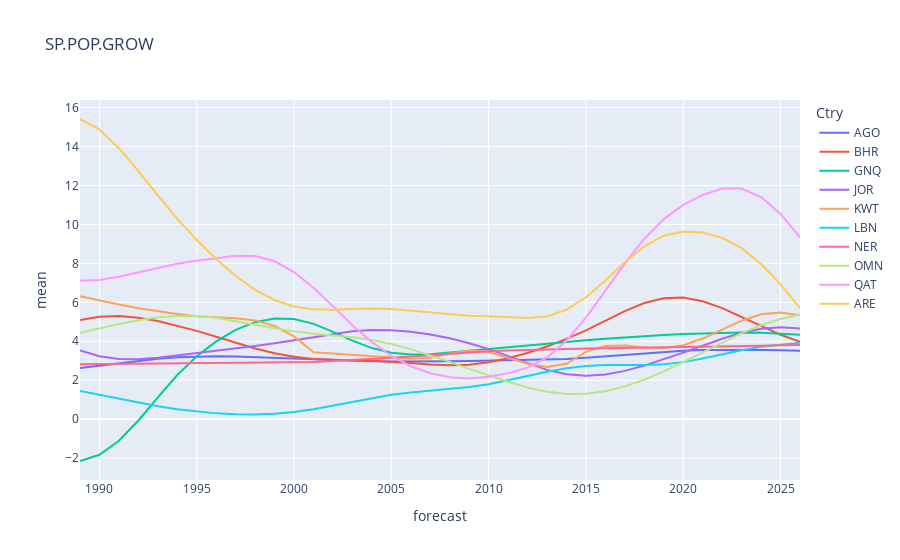

Notebook source saved alongside this figure:
### Markdown cell above
##### SP.POP.GROW

### Code cell
#Find top 10 countries
ind_label = 'SP.POP.GROW'
ma_ind = data_indicators_t['Ind'] == ind_label
ma_fcst = data_indicators_t['forecast'] == 2026
data_plot = data_indicators_t[ma_ind & ma_fcst]
data_plot = data_plot.sort_values('mean', ascending=False).head(10)
list_ctry = data_plot['Ctry']

#Top 10 historical data
ma_ctry = data_indicators_t['Ctry'].isin(list_ctry)
data_plot_filt_ctry_popgrow = data_indicators_t[ma_ind & ma_ctry]

#Remove nan
ma_mean_na = data_plot_filt_ctry_popgrow['mean'].isna()
data_plot_filt_ctry_popgrow = data_plot_filt_ctry_popgrow[~ma_mean_na]

#Plot top 10 Ctry
px.line(data_plot_filt_ctry_popgrow, x = 'forecast', y = 'mean', color = 'Ctry', title=ind_label)

### Figure 1 — Plotly figure (JSON) as saved in the notebook; plotly's stock layout.template omitted (floating-point values rounded to 4 significant figures)
{"data": [{"hovertemplate": "Ctry=AGO<br>forecast=%{x}<br>mean=%{y}<extra></extra>", "legendgroup": "AGO", "line": {"color": "#636efa", "dash": "solid"}, "marker": {"symbol": "circle"}, "mode": "lines", "name": "AGO", "orientation": "v", "showlegend": true, "type": "scatter", "x": [1989, 1990, 1991, 1992, 1993, 1994, 1995, 1996, 1997, 1998, 1999, 2000, 2001, 2002, 2003, 2004, 2005, 2006, 2007, 2008, 2009, 2010, 2011, 2012, 2013, 2014, 2015, 2016, 2017, 2018, 2019, 2020, 2021, 2022, 2023, 2024, 2025, 2026], "xaxis": "x", "y": [2.631, 2.76, 2.886, 3.005, 3.109, 3.185, 3.228, 3.237, 3.219, 3.182, 3.138, 3.097, 3.06, 3.026, 2.998, 2.977, 2.964, 2.96, 2.964, 2.976, 2.99, 3.007, 3.022, 3.038, 3.061, 3.097, 3.15, 3.221, 3.304, 3.389, 3.463, 3.516, 3.549, 3.564, 3.564, 3.555, 3.541, 3.521], "yaxis": "y"}, {"hovertemplate": "Ctry=BHR<br>forecast=%{x}<br>mean=%{y}<extra></extra>", "legendgroup": "BHR", "line": {"color": "#EF553B", "dash": "solid"}, "marker": {"symbol": "circle"}, "mode": "lines", "name": "BHR", "orientation": "v", "showlegend": true, "type": "scatter", "x": [1989, 1990, 1991, 1992, 1993, 1994, 1995, 1996, 1997, 1998, 1999, 2000, 2001, 2002, 2003, 2004, 2005, 2006, 2007, 2008, 2009, 2010, 2011, 2012, 2013, 2014, 2015, 2016, 2017, 2018, 2019, 2020, 2021, 2022, 2023, 2024, 2025, 2026], "xaxis": "x", "y": [5.091, 5.264, 5.295, 5.213, 5.039, 4.803, 4.534, 4.237, 3.927, 3.634, 3.389, 3.206, 3.094, 3.04, 3.02, 2.998, 2.956, 2.889, 2.815, 2.77, 2.8, 2.928, 3.136, 3.403, 3.731, 4.121, 4.558, 5.046, 5.546, 5.967, 6.215, 6.244, 6.057, 5.702, 5.243, 4.765, 4.336, 3.968], "yaxis": "y"}, {"hovertemplate": "Ctry=GNQ<br>forecast=%{x}<br>mean=%{y}<extra></extra>", "legendgroup": "GNQ", "line": {"color": "#00cc96", "dash": "solid"}, "marker": {"symbol": "circle"}, "mode": "lines", "name": "GNQ", "orientation": "v", "showlegend": true, "type": "scatter", "x": [1989, 1990, 1991, 1992, 1993, 1994, 1995, 1996, 1997, 1998, 1999, 2000, 2001, 2002, 2003, 2004, 2005, 2006, 2007, 2008, 2009, 2010, 2011, 2012, 2013, 2014, 2015, 2016, 2017, 2018, 2019, 2020, 2021, 2022, 2023, 2024, 2025, 2026], "xaxis": "x", "y": [-2.146, -1.827, -1.107, -0.06749, 1.125, 2.27, 3.233, 3.995, 4.585, 4.981, 5.165, 5.139, 4.895, 4.486, 4.031, 3.653, 3.413, 3.318, 3.335, 3.425, 3.538, 3.641, 3.729, 3.813, 3.893, 3.974, 4.055, 4.133, 4.205, 4.269, 4.324, 4.371, 4.409, 4.437, 4.448, 4.435, 4.396, 4.33], "yaxis": "y"}, {"hovertemplate": "Ctry=JOR<br>forecast=%{x}<br>mean=%{y}<extra></extra>", "legendgroup": "JOR", "line": {"color": "#ab63fa", "dash": "solid"}, "marker": {"symbol": "circle"}, "mode": "lines", "name": "JOR", "orientation": "v", "showlegend": true, "type": "scatter", "x": [1989, 1990, 1991, 1992, 1993, 1994, 1995, 1996, 1997, 1998, 1999, 2000, 2001, 2002, 2003, 2004, 2005, 2006, 2007, 2008, 2009, 2010, 2011, 2012, 2013, 2014, 2015, 2016, 2017, 2018, 2019, 2020, 2021, 2022, 2023, 2024, 2025, 2026], "xaxis": "x", "y": [3.533, 3.231, 3.092, 3.08, 3.155, 3.27, 3.392, 3.509, 3.628, 3.754, 3.896, 4.052, 4.22, 4.384, 4.514, 4.581, 4.568, 4.487, 4.349, 4.154, 3.901, 3.599, 3.247, 2.87, 2.532, 2.305, 2.228, 2.297, 2.481, 2.753, 3.076, 3.418, 3.774, 4.132, 4.44, 4.646, 4.718, 4.659], "yaxis": "y"}, {"hovertemplate": "Ctry=KWT<br>forecast=%{x}<br>mean=%{y}<extra></extra>", "legendgroup": "KWT", "line": {"color": "#FFA15A", "dash": "solid"}, "marker": {"symbol": "circle"}, "mode": "lines", "name": "KWT", "orientation": "v", "showlegend": true, "type": "scatter", "x": [1989, 1990, 1991, 1992, 1993, 1994, 1995, 1996, 1997, 1998, 1999, 2000, 2001, 2006, 2007, 2008, 2009, 2010, 2011, 2012, 2013, 2014, 2015, 2016, 2017, 2018, 2019, 2020, 2021, 2022, 2023, 2024, 2025, 2026], "xaxis": "x", "y": [6.315, 6.085, 5.884, 5.701, 5.538, 5.401, 5.287, 5.222, 5.183, 5.073, 4.784, 4.253, 3.441, 3.108, 3.159, 3.377, 3.523, 3.447, 3.164, 2.844, 2.68, 2.845, 3.461, 3.763, 3.781, 3.677, 3.649, 3.798, 4.14, 4.599, 5.062, 5.383, 5.474, 5.334], "yaxis": "y"}, {"hovertemplate": "Ctry=LBN<br>forecast=%{x}<br>mean=%{y}<extra></extra>", "legendgroup": "LBN", "line": {"color": "#19d3f3", "dash": "solid"}, "marker": {"symbol": "circle"}, "mode": "lines", "name": "LBN", "orientation": "v", "showlegend": true, "type": "scatter", "x": [1989, 1990, 1991, 1992, 1993, 1994, 1995, 1996, 1997, 1998, 1999, 2000, 2001, 2002, 2003, 2004, 2005, 2006, 2007, 2008, 2009, 2010, 2011, 2012, 2013, 2014, 2015, 2016, 2017, 2018, 2019, 2020, 2021, 2022, 2023, 2024, 2025, 2026], "xaxis": "x", "y": [1.453, 1.258, 1.056, 0.8543, 0.6662, 0.5065, 0.3842, 0.2992, 0.2499, 0.2417, 0.2805, 0.3682, 0.5095, 0.6955, 0.8996, 1.091, 1.251, 1.372, 1.461, 1.543, 1.65, 1.798, 1.994, 2.219, 2.437, 2.614, 2.733, 2.785, 2.786, 2.778, 2.816, 2.931, 3.116, 3.333, 3.545, 3.718, 3.837, 3.923], "yaxis": "y"}, {"hovertemplate": "Ctry=NER<br>forecast=%{x}<br>mean=%{y}<extra></extra>", "legendgroup": "NER", "line": {"color": "#FF6692", "dash": "solid"}, "marker": {"symbol": "circle"}, "mode": "lines", "name": "NER", "orientation": "v", "showlegend": true, "type": "scatter", "x": [1989, 1990, 1991, 1992, 1993, 1994, 1995, 1996, 1997, 1998, 1999, 2000, 2001, 2002, 2003, 2004, 2005, 2006, 2007, 2008, 2009, 2010, 2011, 2012, 2013, 2014, 2015, 2016, 2017, 2018, 2019, 2020, 2021, 2022, 2023, 2024, 2025, 2026], "xaxis": "x", "y": [2.827, 2.835, 2.845, 2.856, 2.867, 2.876, 2.881, 2.882, 2.881, 2.882, 2.891, 2.911, 2.943, 2.983, 3.032, 3.088, 3.151, 3.22, 3.293, 3.365, 3.43, 3.484, 3.527, 3.561, 3.586, 3.607, 3.625, 3.64, 3.653, 3.664, 3.677, 3.694, 3.713, 3.734, 3.756, 3.775, 3.791, 3.804], "yaxis": "y"}, {"hovertemplate": "Ctry=OMN<br>forecast=%{x}<br>mean=%{y}<extra></extra>", "legendgroup": "OMN", "line": {"color": "#B6E880", "dash": "solid"}, "marker": {"symbol": "circle"}, "mode": "lines", "name": "OMN", "orientation": "v", "showlegend": true, "type": "scatter", "x": [1989, 1990, 1991, 1992, 1993, 1994, 1995, 1996, 1997, 1998, 1999, 2000, 2001, 2002, 2003, 2004, 2005, 2006, 2007, 2008, 2009, 2010, 2011, 2012, 2013, 2014, 2015, 2016, 2017, 2018, 2019, 2020, 2021, 2022, 2023, 2024, 2025, 2026], "xaxis": "x", "y": [4.435, 4.667, 4.884, 5.078, 5.227, 5.305, 5.299, 5.208, 5.048, 4.854, 4.667, 4.51, 4.392, 4.3, 4.203, 4.063, 3.86, 3.595, 3.285, 2.941, 2.586, 2.244, 1.921, 1.63, 1.407, 1.292, 1.304, 1.44, 1.685, 2.031, 2.457, 2.934, 3.441, 3.949, 4.421, 4.825, 5.143, 5.383], "yaxis": "y"}, {"hovertemplate": "Ctry=QAT<br>forecast=%{x}<br>mean=%{y}<extra></extra>", "legendgroup": "QAT", "line": {"color": "#FF97FF", "dash": "solid"}, "marker": {"symbol": "circle"}, "mode": "lines", "name": "QAT", "orientation": "v", "showlegend": true, "type": "scatter", "x": [1989, 1990, 1991, 1992, 1993, 1994, 1995, 1996, 1997, 1998, 1999, 2000, 2001, 2002, 2003, 2004, 2005, 2006, 2007, 2008, 2009, 2010, 2011, 2012, 2013, 2014, 2015, 2016, 2017, 2018, 2019, 2020, 2021, 2022, 2023, 2024, 2025, 2026], "xaxis": "x", "y": [7.107, 7.146, 7.313, 7.538, 7.774, 7.982, 8.14, 8.282, 8.394, 8.374, 8.107, 7.557, 6.753, 5.802, 4.828, 3.955, 3.247, 2.72, 2.357, 2.153, 2.094, 2.176, 2.354, 2.647, 3.169, 4.031, 5.214, 6.598, 7.999, 9.259, 10.27, 11.0, 11.52, 11.84, 11.84, 11.41, 10.54, 9.335], "yaxis": "y"}, {"hovertemplate": "Ctry=ARE<br>forecast=%{x}<br>mean=%{y}<extra></extra>", "legendgroup": "ARE", "line": {"color": "#FECB52", "dash": "solid"}, "marker": {"symbol": "circle"}, "mode": "lines", "name": "ARE", "orientation": "v", "showlegend": true, "type": "scatter", "x": [1989, 1990, 1991, 1992, 1993, 1994, 1995, 1996, 1997, 1998, 1999, 2000, 2001, 2002, 2003, 2004, 2005, 2006, 2007, 2008, 2009, 2010, 2011, 2012, 2013, 2014, 2015, 2016, 2017, 2018, 2019, 2020, 2021, 2022, 2023, 2024, 2025, 2026], "xaxis": "x", "y": [15.41, 14.88, 13.91, 12.74, 11.49, 10.29, 9.201, 8.223, 7.353, 6.642, 6.122, 5.792, 5.639, 5.62, 5.662, 5.688, 5.655, 5.575, 5.481, 5.388, 5.316, 5.283, 5.237, 5.193, 5.278, 5.627, 6.26, 7.124, 8.058, 8.875, 9.422, 9.638, 9.584, 9.313, 8.783, 7.97, 6.926, 5.7], "yaxis": "y"}], "layout": {"legend": {"title": {"text": "Ctry"}, "tracegroupgap": 0}, "title": {"text": "SP.POP.GROW"}, "xaxis": {"anchor": "y", "domain": [0, 1], "title": {"text": "forecast"}}, "yaxis": {"anchor": "x", "domain": [0, 1], "title": {"text": "mean"}}}}
